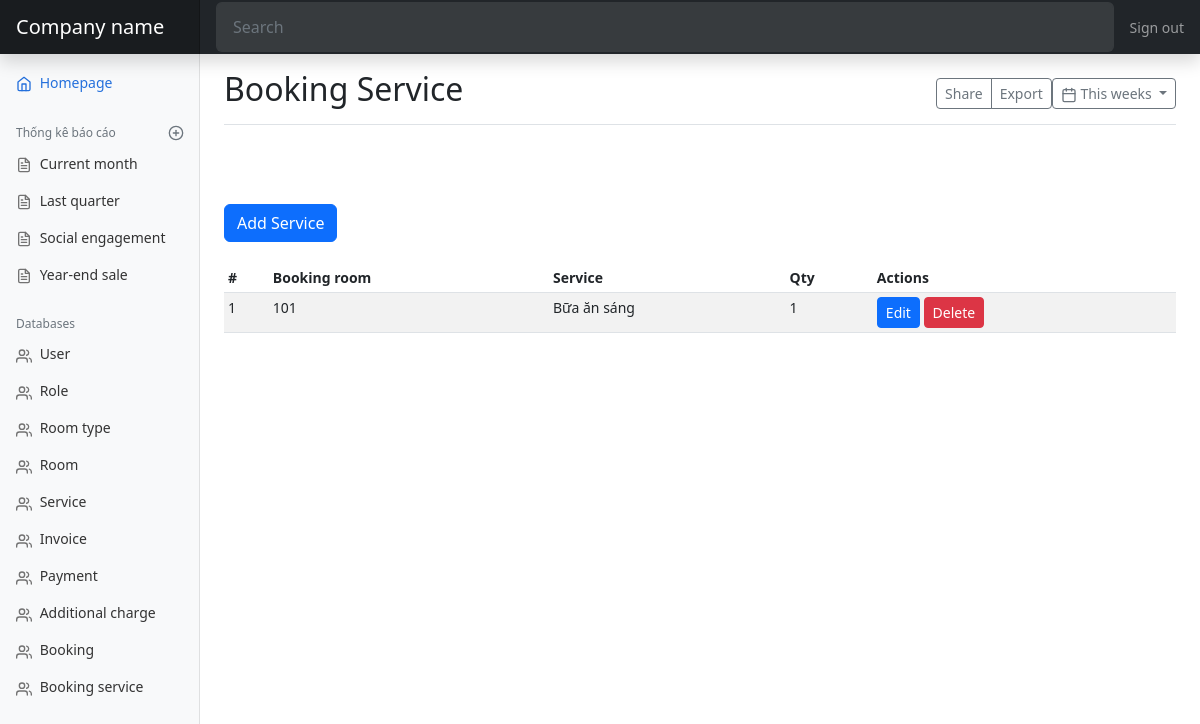
Before: /booking-service with the older database file.
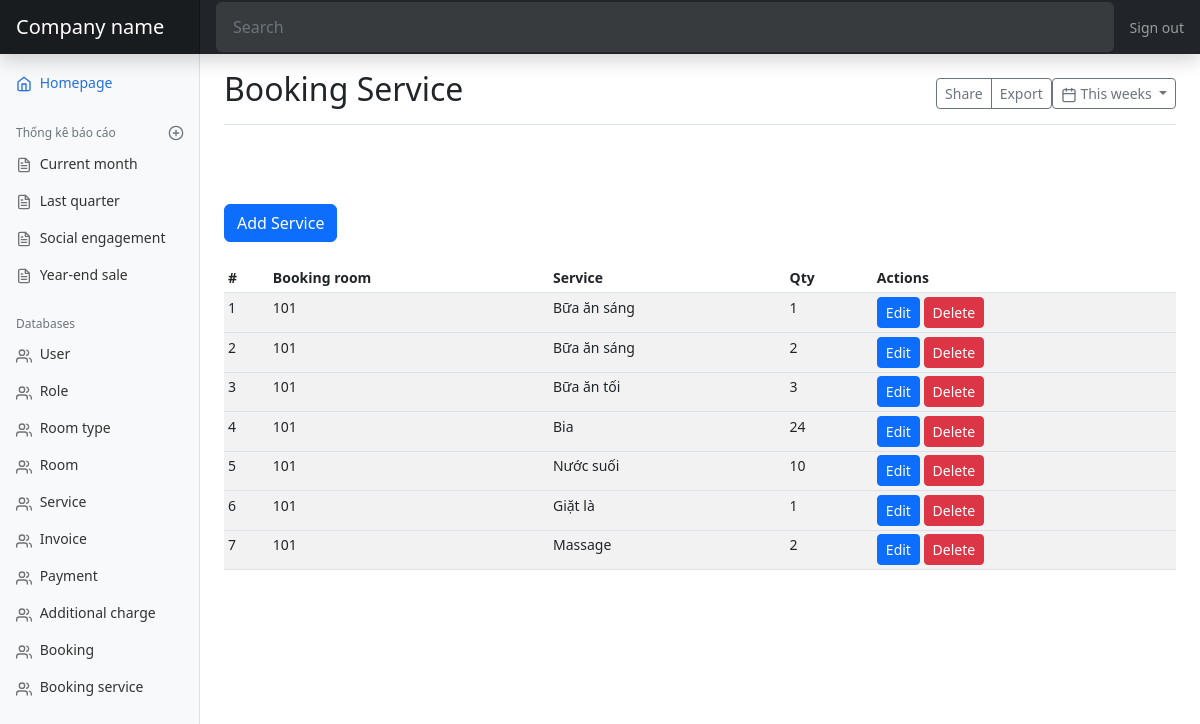
After: the same page with the newer database file.
### models.py (models this page shows)
class BookingServices(db.Model):
    id = db.Column(db.Integer, primary_key=True)
    booking_id = db.Column(db.Integer, db.ForeignKey('booking.id'))
    service_id = db.Column(db.Integer, db.ForeignKey('service.id'))
    qty = db.Column(db.Integer)
    booking = db.relationship('Booking', backref='bookings')
    service = db.relationship('Service', backref='services')

class Room(db.Model):
    id = db.Column(db.Integer, primary_key=True)
    room_no = db.Column(db.String(50))
    image = db.Column(db.String(255))
    description = db.Column(db.Text)
    room_type_id = db.Column(db.Integer, db.ForeignKey('room_type.id'))
    room_type = db.relationship('RoomType', backref=db.backref('room', lazy=True))
    status = db.Column(db.Enum(RoomStatus))
    def __str__(self) -> str:
        return self.room_no

class Service(db.Model):
    id = db.Column(db.Integer, primary_key=True)
    name = db.Column(db.String(50))
    description = db.Column(db.Text)
    price = db.Column(db.DECIMAL)
    def __str__(self) -> str:
        return self.name

### views.py (the view)
@app.route('/booking-service')
def booking_service_page():
    booking_services = models.BookingServices.query.all()
    return render_template('mdBookingService.html', booking_services=booking_services)

### models.py (called while the page is built)
    def __str__(self) -> str:
        return str(self.room)

### templates/mdBookingService.html
{% extends 'admin.html' %}
{% block title %}Booking Service{% endblock %}
{% block content %}
<a href="{{ url_for('add_booking_service') }}" class="btn btn-primary" tabindex="-1" role="button">Add Service</a>
<br/>
<br/>
<div class="table-responsive">
  <table class="table table-striped table-sm">
    <thead>
      <tr>
        <th>#</th>
        <th>Booking room</th>
        <th>Service</th>
        <th>Qty</th>
        <th>Actions</th>
      </tr>
    </thead>
    <tbody>
      {% for booking_service in booking_services %}
      <tr>
        <td>{{ booking_service.id }}</td>
        <td>{{ booking_service.booking }}</td>
        <td>{{ booking_service.service }}</td>
        <td>{{ booking_service.qty }}</td>
        <td>
          <a href="{{ url_for('edit_booking_service', booking_service_id=booking_service.id) }}" class="btn btn-primary btn-sm">Edit</a>
          <a href="{{ url_for('delete_booking_service', booking_service_id=booking_service.id) }}" class="btn btn-danger btn-sm">Delete</a>
        </td>
      <tr>
        {% endfor %}
    </tbody>
  </table>
</div>
{% endblock %}

Changed rows visible on the page:
added BookingServices: id "2", booking "101", service "Bữa ăn sáng", qty "2"
added BookingServices: id "3", booking "101", service "Bữa ăn tối", qty "3"
added BookingServices: id "4", booking "101", service "Bia", qty "24"
added BookingServices: id "5", booking "101", service "Nước suối", qty "10"
added BookingServices: id "6", booking "101", service "Giặt là", qty "1"
added BookingServices: id "7", booking "101", service "Massage", qty "2"
